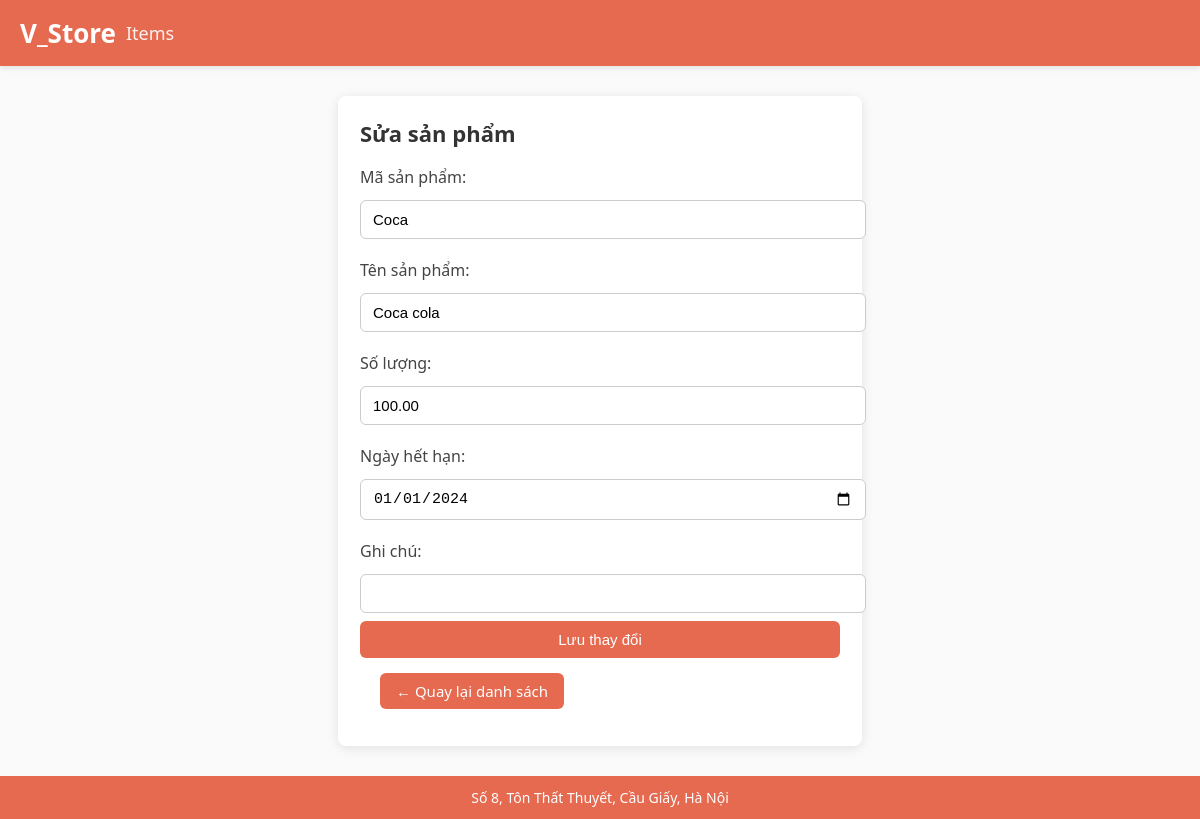
The page /edit.php?id=1 on the database its author committed.
### tables this page shows
CREATE TABLE `item_sale` (
  `id` int(11) NOT NULL,
  `item_code` varchar(6) DEFAULT NULL,
  `item_name` varchar(50) DEFAULT NULL,
  `quantity` decimal(10,2) DEFAULT NULL,
  `expired_date` date DEFAULT NULL,
  `note` varchar(60) DEFAULT NULL
);

### edit.php (the view, shortened to what this page needs)
<?php
include 'config.php';
$id = $_GET['id'] ?? null;
$sql = "SELECT * FROM item_sale WHERE id = $id";
$result = $conn->query($sql);
$item = $result->fetch_assoc();
?>
<!DOCTYPE html>
<html>
<head>
    <link rel="stylesheet" href="style.css">
</head>
<body>
<header>
    <h1>V_Store</h1><span>Items</span>
</header>
<div class="form-container">
    <h2>Sửa sản phẩm</h2>
    <form method="post" action="">
        <label>Mã sản phẩm:</label>
        <input type="text" name="item_code" value="<?php echo $item['item_code']; ?>">
        <label>Tên sản phẩm:</label>
        <input type="text" name="item_name" value="<?php echo $item['item_name']; ?>">
        <label>Số lượng:</label>
        <input type="number" name="quantity" value="<?php echo $item['quantity']; ?>">
        <label>Ngày hết hạn:</label>
        <input type="date" name="expired_date" value="<?php echo $item['expired_date']; ?>">
        <label>Ghi chú:</label>
        <input type="text" name="note" value="<?php echo $item['note']; ?>">
        <button type="submit">Lưu thay đổi</button>
    </form>
    <a href="index.php" class="btn-add">← Quay lại danh sách</a>
</div>
<footer>Số 8, Tôn Thất Thuyết, Cầu Giấy, Hà Nội</footer>
</body>
</html>

### style.css (style rules this page uses)
body { margin: 0; font-family: 'Segoe UI', Tahoma, Geneva, Verdana, sans-serif; background: #fafafa; color: #333; }
header { background: #e56a50; color: #fff; padding: 15px 20px; display: flex; align-items: center; gap: 10px; box-shadow: 0 2px 6px rgba(0, 0, 0, 0.1); }
header h1 { margin: 0; font-size: 26px; font-weight: bold; }
header span { opacity: 0.9; font-size: 18px; }
.btn-add { display: inline-block; background: #e56a50; color: #fff; padding: 8px 16px; border-radius: 6px; text-decoration: none; font-weight: 500; font-size: 15px; margin: 15px 20px; transition: background 0.3s ease, transform 0.2s ease; }
.form-container { width: 40%; margin: 30px auto; padding: 22px; background: #fff; border-radius: 8px; box-shadow: 0 2px 12px rgba(0, 0, 0, 0.1); }
.form-container input, .form-container select { width: 100%; padding: 10px; margin: 8px 0 12px; border: 1px solid #ccc; border-radius: 5px; transition: border 0.3s ease, box-shadow 0.3s ease; }
.form-container button { width: 100%; padding: 10px; background: #e56a50; color: #fff; border: none; border-radius: 6px; font-size: 15px; cursor: pointer; transition: background 0.3s ease, transform 0.2s ease; }
footer { margin-top: 30px; background: #e56a50; color: white; text-align: center; padding: 12px; font-size: 14px; }
.form-container label { display: block; font-weight: 500; margin-top: 12px; margin-bottom: 4px; color: #444; }
.form-container input, .form-container select { width: 100%; padding: 10px 12px; margin-bottom: 8px; border: 1px solid #ccc; border-radius: 6px; font-size: 15px; transition: border-color 0.3s ease, box-shadow 0.3s ease; }
.form-container h2 { margin-top: 0; color: #333; text-align: left; font-size: 22px; font-weight: bold; }

### rows shown on the page
item_sale: item_code "Coca", item_name "Coca cola", quantity "100.00", expired_date "01/01/2024"
